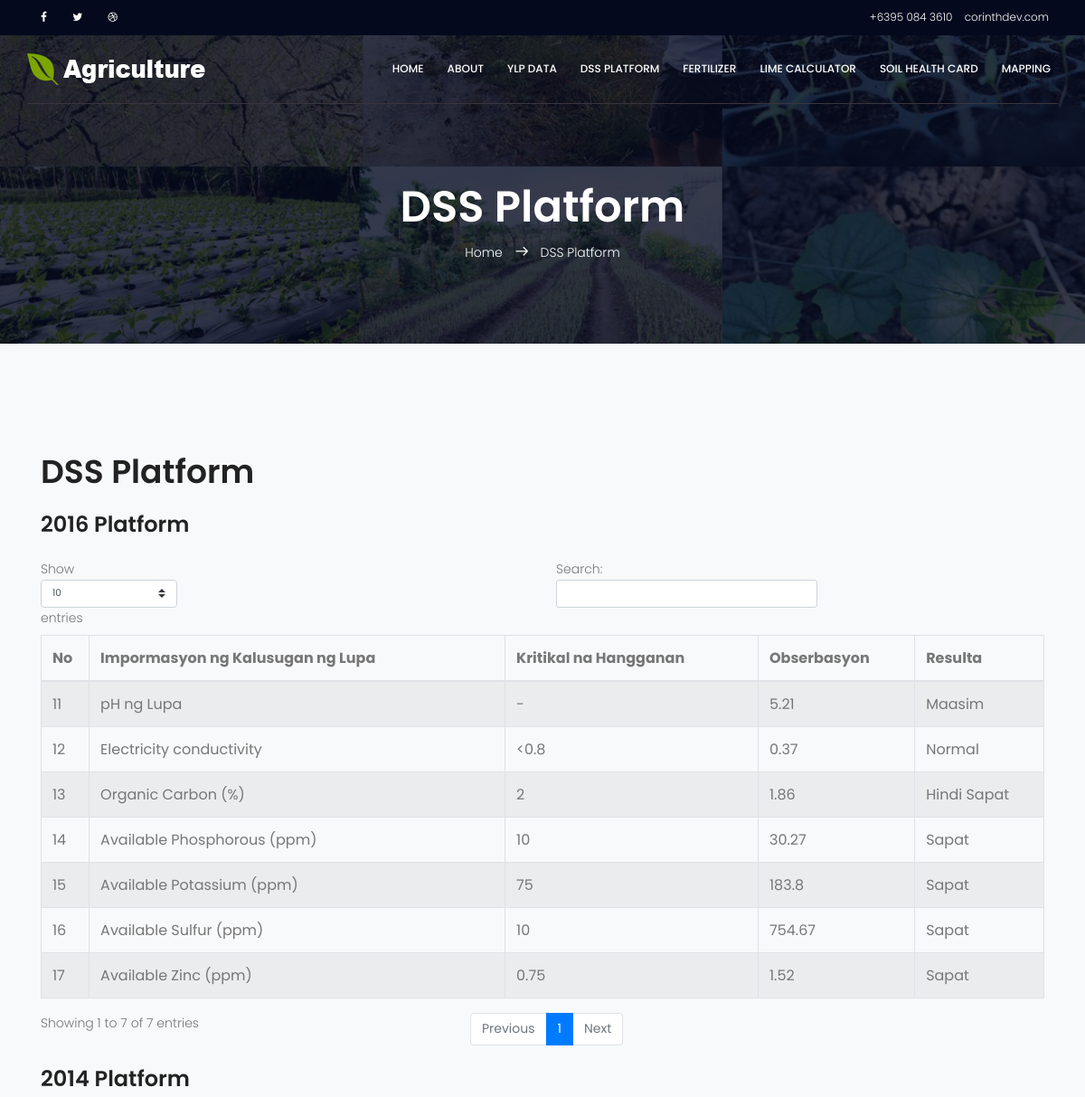
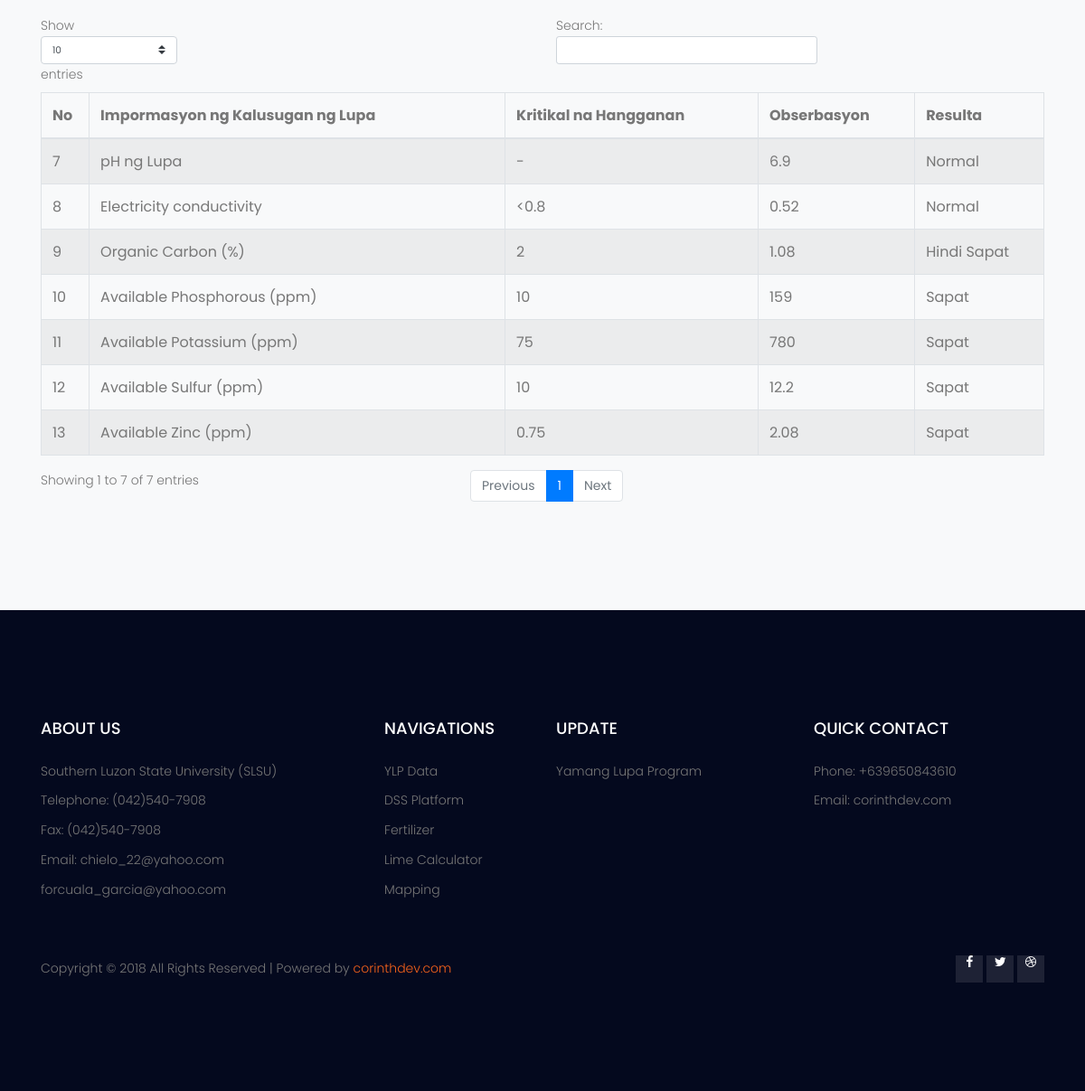
The app's page /dss_platform.php with its own data (2 pictures, top to bottom).
### tables this page shows
CREATE TABLE `dss_table_one` (
  `id` int(11) NOT NULL,
  `dss_info` varchar(199) NOT NULL,
  `dss_krit` varchar(199) NOT NULL,
  `dss_observe` varchar(199) NOT NULL,
  `dss_result` varchar(199) NOT NULL
);

CREATE TABLE `dss_table` (
  `id` int(11) NOT NULL,
  `dss_info` varchar(199) NOT NULL,
  `dss_krit` varchar(199) NOT NULL,
  `dss_observe` varchar(199) NOT NULL,
  `dss_result` varchar(199) NOT NULL
);

### dss_platform.php (the view, shortened to what this page needs)
<?php include 'frontend_links/links.php'; ?>
<?php include 'navigation/user_header.php'; ?>
<section class="banner-area relative about-banner" id="home">
    <div class="overlay overlay-bg"></div>
    <div class="container">
        <div class="row d-flex align-items-center justify-content-center">
            <div class="about-content col-lg-12">
                <h1 class="text-white">
                    DSS Platform
                </h1>
                <p class="text-white link-nav"><a href="/">Home </a>  <span class="lnr lnr-arrow-right"></span>  <a href="/pages/dss_platform/dss_platform"> DSS Platform</a></p>
            </div>
        </div>
    </div>
</section>
<section class="events-list-area section-gap event-page-lists bg-light">
    <div class="container">
        <h1>DSS Platform</h1><br>
        <div class="row">
            <div class="col-lg-12">
                <h3>2016 Platform</h3><br>
                <table id="dss_datatable" class="table table-striped table-bordered">
                    <thead>
                        <tr>
                            <th>No</th>
                            <th>Impormasyon ng Kalusugan ng Lupa</th>
                            <th>Kritikal na Hangganan</th>
                            <th>Obserbasyon</th>
                            <th>Resulta</th>
                        </tr>
                    </thead>
                    <tbody>
                        <?php
                              include 'admin/connection.php';
                              $table = mysqli_query($conn, "SELECT * FROM dss_table_one");
                              while($row = mysqli_fetch_array($table)) {
                            ?>
                            <tr id="<?php echo $row['id'];?>">
                               <td data-target="id"><?php echo $row['id']?></td>
                               <td data-target="dss_info"><?php echo $row['dss_info']?></td>
                               <td data-target="dss_krit"><?php echo $row['dss_krit']?></td>
                               <td data-target="dss_observe"><?php echo $row['dss_observe']?></td>
                               <td data-target="dss_result"><?php echo $row['dss_result']?></td>
                            </tr>
                        <?php } ?>
                    </tbody>
                </table>
            </div>
        </div><br>
        <div class="row">
            <div class="col-lg-12">
                <h3>2014 Platform</h3><br>
                <table id="dss_datatable1" class="table table-striped table-bordered">
                    <thead>
                        <tr>
                            <th>No</th>
                            <th>Impormasyon ng Kalusugan ng Lupa</th>
                            <th>Kritikal na Hangganan</th>
                            <th>Obserbasyon</th>
                            <th>Resulta</th>
                        </tr>
                    </thead>
                    <tbody>
                        <?php
                              include 'admin/connection.php';
                              $table = mysqli_query($conn, "SELECT * FROM dss_table");
                              while($row = mysqli_fetch_array($table)) {
                            ?>
                            <tr id="<?php echo $row['id'];?>">
                               <td data-target="id"><?php echo $row['id']?></td>
                               <td data-target="dss_info"><?php echo $row['dss_info']?></td>
                               <td data-target="dss_krit"><?php echo $row['dss_krit']?></td>
                               <td data-target="dss_observe"><?php echo $row['dss_observe']?></td>
                               <td data-target="dss_result"><?php echo $row['dss_result']?></td>
                            </tr>
                        <?php } ?>
                    </tbody>
                </table>
            </div>
        </div>
    </div>
</section>
<?php include 'navigation/footer.php'; ?>

### css/main.css (style rules this page uses)
body { color:#777;font-family:"Poppins",sans-serif;font-size:14px;font-weight:300;line-height:1.625em;position:relative }
a { -webkit-transition:all 0.3s ease 0s;-moz-transition:all 0.3s ease 0s;-o-transition:all 0.3s ease 0s;transition:all 0.3s ease 0s }
a,a:focus,a:hover { text-decoration:none;outline:0 }
h1,h2,h3,h4,h5,h6 { font-family:"Poppins",sans-serif;color:#222;line-height:1.2em !important;margin-bottom:0;margin-top:0;font-weight:600 }
h1,.h1 { font-size:36px }
h3,.h3 { font-size:24px }
td,th { border-radius:0px }
.text-white { color:#fff }
.relative { position:relative }
.overlay { position:absolute;left:0;right:0;top:0;bottom:0 }
h1 { font-size:36px }
h3 { font-size:24px }
h1,h2,h3,h4,h5,h6 { line-height:1.5em }
.section-gap { padding:120px 0 }
.banner-area { background:url(../img/banner-bg.jpg) right;background-size:cover }
.banner-area .overlay-bg { background-color:rgba(4,9,30,0.8) }
.link-nav { margin-top:10px;margin-bottom:0px }
.about-banner { background:url(../img/top-banner.jpg) right no-repeat;background-size:cover }
.about-content { margin-top:110px;padding:90px 0px;text-align:center }
.about-content h1 { font-size:48px;font-weight:600 }
.about-content a { color:#fff;font-weight:300;font-size:14px }
.about-content .lnr { margin:0px 10px;font-weight:600 }

### records on screen
dss_table_one: id "11", dss_info "pH ng Lupa", dss_krit "-", dss_observe "5.21", dss_result "Maasim"
dss_table_one: id "12", dss_info "Electricity conductivity", dss_krit "<0.8", dss_observe "0.37", dss_result "Normal"
dss_table_one: id "13", dss_info "Organic Carbon (%)", dss_krit "2", dss_observe "1.86", dss_result "Hindi Sapat"
dss_table_one: id "14", dss_info "Available Phosphorous (ppm)", dss_krit "10", dss_observe "30.27", dss_result "Sapat"
dss_table_one: id "15", dss_info "Available Potassium (ppm)", dss_krit "75", dss_observe "183.8", dss_result "Sapat"
dss_table_one: id "16", dss_info "Available Sulfur (ppm)", dss_krit "10", dss_observe "754.67", dss_result "Sapat"
dss_table_one: id "17", dss_info "Available Zinc (ppm)", dss_krit "0.75", dss_observe "1.52", dss_result "Sapat"
dss_table: id "7", dss_info "pH ng Lupa", dss_krit "-", dss_observe "6.9", dss_result "Normal"
dss_table: id "8", dss_info "Electricity conductivity", dss_krit "<0.8", dss_observe "0.52", dss_result "Normal"
dss_table: id "9", dss_info "Organic Carbon (%)", dss_krit "2", dss_observe "1.08", dss_result "Hindi Sapat"
dss_table: id "10", dss_info "Available Phosphorous (ppm)", dss_krit "10", dss_observe "159", dss_result "Sapat"
dss_table: id "11", dss_info "Available Potassium (ppm)", dss_krit "75", dss_observe "780", dss_result "Sapat"
dss_table: id "12", dss_info "Available Sulfur (ppm)", dss_krit "10", dss_observe "12.2", dss_result "Sapat"
dss_table: id "13", dss_info "Available Zinc (ppm)", dss_krit "0.75", dss_observe "2.08", dss_result "Sapat"
